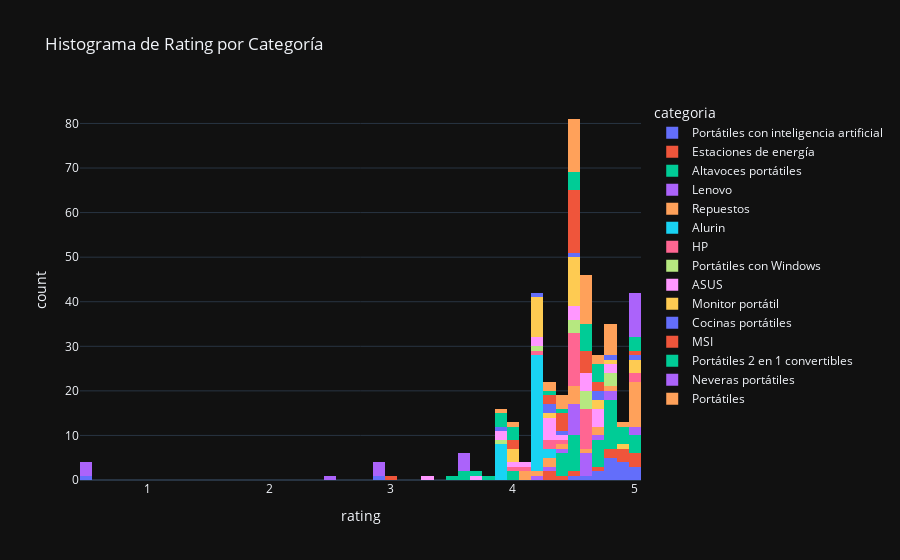

Notebook code cell kept with this figure:
### Code cell
px.histogram(data_frame = df_portatiles,
             x          = "rating",
             color      = "categoria",
             title      = "Histograma de Rating por Categoría",
             template   = "plotly_dark")

### Figure 1 — Plotly figure (JSON) as saved in the notebook; plotly's stock layout.template omitted (floating-point values rounded to 4 significant figures)
{"data": [{"bingroup": "x", "hovertemplate": "categoria=Portátiles con inteligencia artificial<br>rating=%{x}<br>count=%{y}<extra></extra>", "legendgroup": "Portátiles con inteligencia artificial", "marker": {"color": "#636efa", "pattern": {"shape": ""}}, "name": "Portátiles con inteligencia artificial", "orientation": "v", "showlegend": true, "type": "histogram", "x": [4.9, 4.6, 4.7, 4.8, 4.5, 4.8, 4.7, 5.0, 4.9, 4.8, 4.8, 5.0, 4.9, 4.9, NaN, 5.0, 4.8], "xaxis": "x", "yaxis": "y"}, {"bingroup": "x", "hovertemplate": "categoria=Estaciones de energía<br>rating=%{x}<br>count=%{y}<extra></extra>", "legendgroup": "Estaciones de energía", "marker": {"color": "#EF553B", "pattern": {"shape": ""}}, "name": "Estaciones de energía", "orientation": "v", "showlegend": true, "type": "histogram", "x": [4.5, 4.9, 4.9, 4.7, 4.8, 4.3, NaN, NaN, 4.3, 5.0, 5.0, NaN, NaN, NaN, 4.8, 5.0, NaN, 4.4, NaN, 3.0, 4.9, NaN, NaN, NaN, NaN, NaN], "xaxis": "x", "yaxis": "y"}, {"bingroup": "x", "hovertemplate": "categoria=Altavoces portátiles<br>rating=%{x}<br>count=%{y}<extra></extra>", "legendgroup": "Altavoces portátiles", "marker": {"color": "#00cc96", "pattern": {"shape": ""}}, "name": "Altavoces portátiles", "orientation": "v", "showlegend": true, "type": "histogram", "x": [4.4, 4.4, 4.5, 4.4, NaN, 4.5, 4.8, 5.0, 4.7, 4.8, 4.8, 4.8, 4.5, 4.8, 5.0, NaN, 4.4, 4.5, 4.8, 4.5, 4.5, 4.8, 4.7, 4.4, 4.8, 4.7, 4.7, 5.0, 4.7, 4.0, 4.8, 4.5, 4.0, 4.7, 4.8, 3.5, 4.5, 4.8, 5.0, NaN], "xaxis": "x", "yaxis": "y"}, {"bingroup": "x", "hovertemplate": "categoria=Lenovo<br>rating=%{x}<br>count=%{y}<extra></extra>", "legendgroup": "Lenovo", "marker": {"color": "#ab63fa", "pattern": {"shape": ""}}, "name": "Lenovo", "orientation": "v", "showlegend": true, "type": "histogram", "x": [4.5, 4.6, 4.5, 4.5, 4.6, 4.8, 4.2, 4.6, 4.7, 4.4, 4.5, 4.5, 4.5, 4.6, NaN, 4.5, 4.8, 4.6, 4.3, 5.0, NaN, 5.0, 2.5], "xaxis": "x", "yaxis": "y"}, {"bingroup": "x", "hovertemplate": "categoria=Repuestos<br>rating=%{x}<br>count=%{y}<extra></extra>", "legendgroup": "Repuestos", "marker": {"color": "#FFA15A", "pattern": {"shape": ""}}, "name": "Repuestos", "orientation": "v", "showlegend": true, "type": "histogram", "x": [4.3, 4.5, 4.6, 4.5, 5.0, 5.0, NaN, 4.5, 4.8, NaN, 5.0, 5.0, NaN, NaN, NaN, 5.0, 4.7, 4.2, 4.1, 4.5, NaN, NaN, 5.0, 4.7, 5.0, NaN, NaN, NaN, 4.3, NaN, 4.1, NaN, NaN, 5.0, NaN, 5.0, 5.0, NaN, 4.4, NaN], "xaxis": "x", "yaxis": "y"}, {"bingroup": "x", "hovertemplate": "categoria=Alurin<br>rating=%{x}<br>count=%{y}<extra></extra>", "legendgroup": "Alurin", "marker": {"color": "#19d3f3", "pattern": {"shape": ""}}, "name": "Alurin", "orientation": "v", "showlegend": true, "type": "histogram", "x": [4.2, 3.9, 4.2, 3.9, 4.2, 4.2, 4.2, 4.2, 4.2, NaN, 4.2, 4.2, 4.2, 3.9, 4.2, 4.2, 4.2, 4.2, 4.3, 4.2, 4.3, 4.2, 4.2, 4.2, 3.9, 3.9, 3.9, 3.9, 3.9, 4.2, 4.2, 4.2, 4.2, 4.2, 4.2, 4.2, 4.2], "xaxis": "x", "yaxis": "y"}, {"bingroup": "x", "hovertemplate": "categoria=HP<br>rating=%{x}<br>count=%{y}<extra></extra>", "legendgroup": "HP", "marker": {"color": "#FF6692", "pattern": {"shape": ""}}, "name": "HP", "orientation": "v", "showlegend": true, "type": "histogram", "x": [4.6, 4.5, 4.6, 4.5, 4.5, 4.5, 4.5, 4.5, 4.6, 4.6, 4.5, 4.6, NaN, NaN, 5.0, 4.5, 4.6, 4.3, 4.3, NaN, NaN, 4.4, 4.6, 4.5, NaN, 4.5, 4.6, 4.2, 4.6, 4.0, 5.0, 4.5, 4.1, 4.5], "xaxis": "x", "yaxis": "y"}, {"bingroup": "x", "hovertemplate": "categoria=Portátiles con Windows<br>rating=%{x}<br>count=%{y}<extra></extra>", "legendgroup": "Portátiles con Windows", "marker": {"color": "#B6E880", "pattern": {"shape": ""}}, "name": "Portátiles con Windows", "orientation": "v", "showlegend": true, "type": "histogram", "x": [4.5, 4.6, 3.9, 4.6, NaN, 4.5, NaN, 4.6, 4.5, NaN, 4.6, 4.8, 4.8, 4.8, 4.2, NaN], "xaxis": "x", "yaxis": "y"}, {"bingroup": "x", "hovertemplate": "categoria=ASUS<br>rating=%{x}<br>count=%{y}<extra></extra>", "legendgroup": "ASUS", "marker": {"color": "#FF97FF", "pattern": {"shape": ""}}, "name": "ASUS", "orientation": "v", "showlegend": true, "type": "histogram", "x": [4.7, 4.7, 4.2, 4.8, 4.6, 4.3, 4.3, 4.6, 4.3, 4.1, 4.2, 4.5, NaN, 4.4, 4.0, 4.7, 4.5, 4.6, NaN, 3.3, NaN, 4.3, 3.9, 4.8, NaN, 4.7, 4.5, 4.6, 4.3, 3.9, 3.7], "xaxis": "x", "yaxis": "y"}, {"bingroup": "x", "hovertemplate": "categoria=Monitor portátil<br>rating=%{x}<br>count=%{y}<extra></extra>", "legendgroup": "Monitor portátil", "marker": {"color": "#FECB52", "pattern": {"shape": ""}}, "name": "Monitor portátil", "orientation": "v", "showlegend": true, "type": "histogram", "x": [4.5, 4.0, 4.7, 4.2, 4.2, 4.5, 4.7, 4.3, 4.2, 5.0, 5.0, 4.0, 5.0, 4.5, 4.5, 4.2, 4.5, 4.9, 4.5, NaN, 4.5, NaN, 4.2, 4.8, 4.2, 4.5, 4.2, 4.2, NaN, 4.2, 4.5, 4.5, 4.5, NaN, 4.0, NaN, NaN, NaN, NaN, NaN], "xaxis": "x", "yaxis": "y"}, {"bingroup": "x", "hovertemplate": "categoria=Cocinas portátiles<br>rating=%{x}<br>count=%{y}<extra></extra>", "legendgroup": "Cocinas portátiles", "marker": {"color": "#636efa", "pattern": {"shape": ""}}, "name": "Cocinas portátiles", "orientation": "v", "showlegend": true, "type": "histogram", "x": [4.7, 4.7, 4.5, 4.3, NaN, 4.2, 4.3, NaN, NaN, 2.9, NaN, NaN, NaN, NaN, NaN, NaN, NaN, 3.9, 0.5, NaN, NaN, NaN, NaN, NaN, 5.0, NaN, NaN, NaN, NaN, NaN, NaN, 4.4, NaN, NaN, NaN, NaN, NaN, NaN, NaN, 4.8], "xaxis": "x", "yaxis": "y"}, {"bingroup": "x", "hovertemplate": "categoria=MSI<br>rating=%{x}<br>count=%{y}<extra></extra>", "legendgroup": "MSI", "marker": {"color": "#EF553B", "pattern": {"shape": ""}}, "name": "MSI", "orientation": "v", "showlegend": true, "type": "histogram", "x": [4.5, 4.4, 4.6, 4.5, 4.5, 4.5, 4.6, 4.4, 4.5, 4.5, 4.5, 4.5, 4.5, 4.0, 4.0, 4.7, 4.4, 4.6, 4.5, 4.5, 4.4, 4.7, 4.3, 4.5, 4.5, 4.5, 4.3, 5.0, 4.6, 4.6], "xaxis": "x", "yaxis": "y"}, {"bingroup": "x", "hovertemplate": "categoria=Portátiles 2 en 1 convertibles<br>rating=%{x}<br>count=%{y}<extra></extra>", "legendgroup": "Portátiles 2 en 1 convertibles", "marker": {"color": "#00cc96", "pattern": {"shape": ""}}, "name": "Portátiles 2 en 1 convertibles", "orientation": "v", "showlegend": true, "type": "histogram", "x": [4.9, 4.9, 4.6, 4.6, 4.4, 4.5, 4.9, 4.6, 5.0, 4.5, 4.7, 4.0, 5.0, 4.3, 4.9, 4.6, 4.5, 4.0, 4.7, 3.7, 3.8, NaN, NaN, 4.7, 3.9, 3.9, 3.9, 4.6, NaN, NaN, NaN, 4.0, 4.5, 3.6, 4.7, NaN, 3.6, 5.0, 4.6, NaN], "xaxis": "x", "yaxis": "y"}, {"bingroup": "x", "hovertemplate": "categoria=Neveras portátiles<br>rating=%{x}<br>count=%{y}<extra></extra>", "legendgroup": "Neveras portátiles", "marker": {"color": "#ab63fa", "pattern": {"shape": ""}}, "name": "Neveras portátiles", "orientation": "v", "showlegend": true, "type": "histogram", "x": [0.5, 2.9, 2.9, 5.0, 5.0, NaN, NaN, NaN, NaN, NaN, NaN, NaN, 5.0, 5.0, NaN, NaN, NaN, 5.0, 2.9, 3.6, 3.6, 3.6, 3.6, NaN, 0.5, NaN, NaN, 0.5, 5.0, 5.0, NaN, 5.0, NaN, NaN, 5.0, 5.0, NaN, NaN, NaN, NaN], "xaxis": "x", "yaxis": "y"}, {"bingroup": "x", "hovertemplate": "categoria=Portátiles<br>rating=%{x}<br>count=%{y}<extra></extra>", "legendgroup": "Portátiles", "marker": {"color": "#FFA15A", "pattern": {"shape": ""}}, "name": "Portátiles", "orientation": "v", "showlegend": true, "type": "histogram", "x": [3.9, 4.5, 4.5, 4.5, 4.5, 4.6, 4.4, 4.8, 4.7, 4.5, 4.5, 4.5, 4.6, 4.6, 4.6, 4.6, 4.7, 4.8, 4.8, 4.6, 4.4, 4.5, 4.4, 4.5, 4.6, 4.8, 4.9, 4.5, 4.3, 4.5, 4.5, 4.3, 4.8, 4.8, 4.6, 4.6, 4.0, 4.8, 4.6, 4.6], "xaxis": "x", "yaxis": "y"}], "layout": {"barmode": "relative", "legend": {"title": {"text": "categoria"}, "tracegroupgap": 0}, "title": {"text": "Histograma de Rating por Categoría"}, "xaxis": {"anchor": "y", "domain": [0, 1], "title": {"text": "rating"}}, "yaxis": {"anchor": "x", "domain": [0, 1], "title": {"text": "count"}}}}
